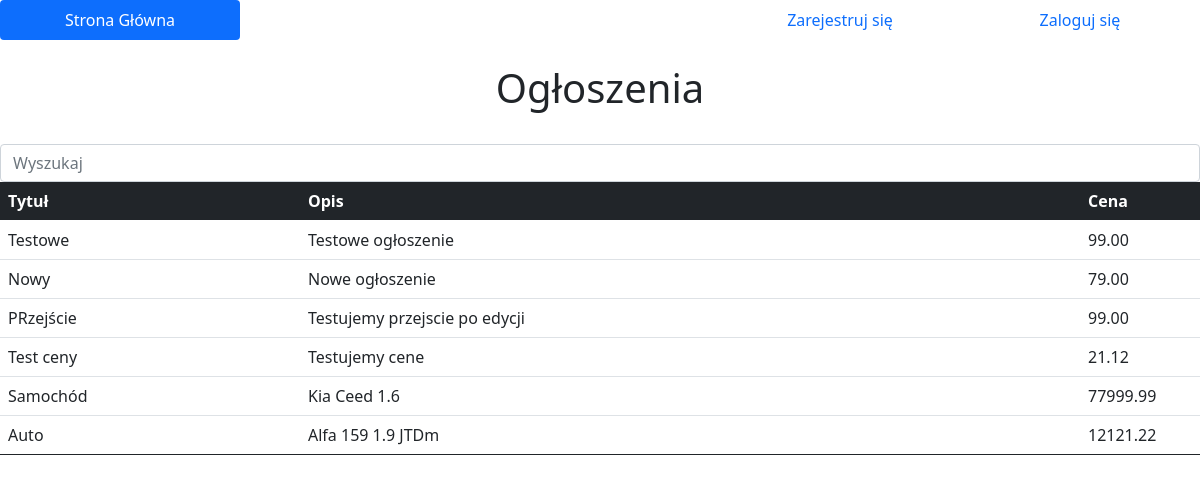
The page / on the database its author committed.
### tables this page shows
CREATE TABLE "notices"
(
    id          INTEGER
        primary key,
    title       TEXT    not null,
    description TEXT    not null,
    price       FLOAT   not null,
    id_buyer    INTEGER,
    id_seller   INTEGER not null
);

### Flask.py (the view)
@app.route('/', methods=['GET', 'POST'])
def index():
    if 'user' in session:
        con = sqlite3.connect(DATABASE)
        cur = con.cursor()
        cur.execute("select * from users where username=?",(session['user'],))
        users = cur.fetchall();
        if len(users)<=0:
            con = sqlite3.connect(DATABASE)
            cur = con.cursor()
            cur.execute("select * from notices where id_buyer is null")
            notices = cur.fetchall();
            return render_template('general.html', notices = notices, user = False)
        else:
            con = sqlite3.connect(DATABASE)
            cur = con.cursor()
            cur.execute("select * from notices where id_buyer is null and id_seller!=?",(users[0][0],))
            notices = cur.fetchall();
            return render_template('general.html', notices = notices, user = True)
    else:
        con = sqlite3.connect(DATABASE)
        cur = con.cursor()
        cur.execute("select * from notices where id_buyer is null")
        notices = cur.fetchall();
        return render_template('general.html', notices = notices, user = False)

### templates/general.html (shortened to what this page needs)
<html>
    <head>
        <link href="https://cdn.jsdelivr.net/npm/bootstrap@5.0.0-beta1/dist/css/bootstrap.min.css" rel="stylesheet"
>
      </head>
<body>
    {% if not user %}
    <nav class="nav nav-pills nav-justified">
      <a class="nav-item nav-link active" href=/>Strona Główna</a>
      <a class="nav-item nav-link disabled"></a>
      <a class="nav-item nav-link disabled"></a>
      <a class="nav-item nav-link" href=/register>Zarejestruj się</a>
      <a class="nav-item nav-link" href=/login>Zaloguj się</a>
    </nav>
    <br>
    <h1><center>Ogłoszenia<center></h1>
    <br>
    <center><input class="form-control" type="text" id="myInput" onkeyup="myFunction()" placeholder="Wyszukaj"><center>
    <table id="myTable" class="table">
      <thead class="table-dark">
        <th style="width:25%;">Tytuł</th>
        <th style="width:65%;">Opis</th>
        <th style="width:10%;">Cena</th>
      </thead>
      <tbody>
        {% for notice in notices %}
         <tr>
            <td>{{notice[1]}}</td>
            <td>{{notice[2]}}</td>
            <td></td>
         </tr>
      {% endfor %}
    </table>
    {% endif %}
</body>
</html>

### rows shown on the page
notices: title "Testowe", description "Testowe ogłoszenie"
notices: title "Nowy", description "Nowe ogłoszenie"
notices: title "PRzejście", description "Testujemy przejscie po edycji"
notices: title "Test ceny", description "Testujemy cene"
notices: title "Samochód", description "Kia Ceed 1.6"
notices: title "Auto", description "Alfa 159 1.9 JTDm"
